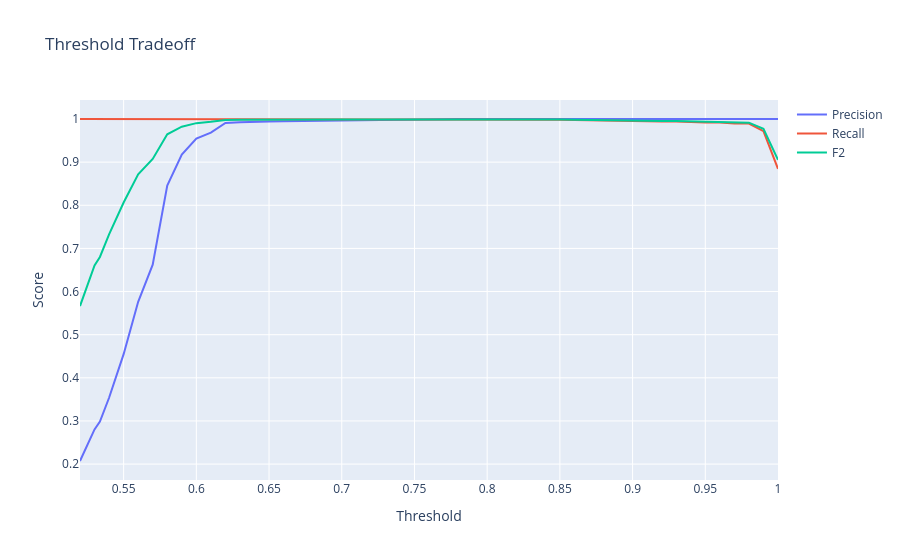

Notebook code cell kept with this figure:
### Code cell
threshold = pd.read_csv(REPORT_DIR / "threshold_optimization_top50.csv").sort_values("threshold")
fig = go.Figure()
fig.add_scatter(x=threshold["threshold"], y=threshold["precision"], mode="lines", name="Precision")
fig.add_scatter(x=threshold["threshold"], y=threshold["recall"], mode="lines", name="Recall")
fig.add_scatter(x=threshold["threshold"], y=threshold["f2"], mode="lines", name="F2")
fig.update_layout(title="Threshold Tradeoff", xaxis_title="Threshold", yaxis_title="Score")
fig
